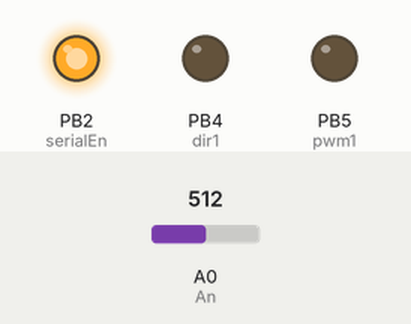
This sketch was run on a simulated ATtiny85, built with avr-gcc and run on an emulated ATtiny85. On the bench: output pins drawn as LEDs (lit = HIGH). Inputs (shaded band) come from the test bench; at power-on: A0 (An) = 512.

Above: at 4.2 s.
4.3 s: A0 (An) set to 360
5.8 s: A0 (An) set to 332
At 7.0 s:
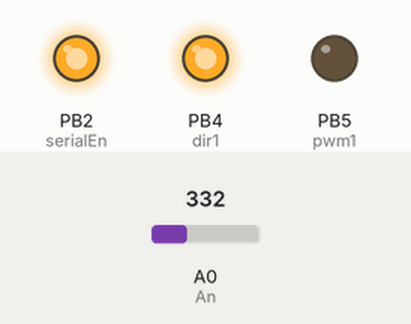
7.3 s: A0 (An) set to 511
At 8.5 s:
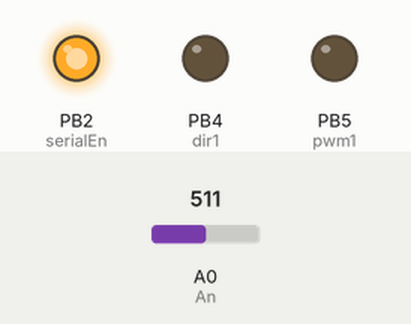
8.8 s: A0 (An) set to 306
At 9.3 s:
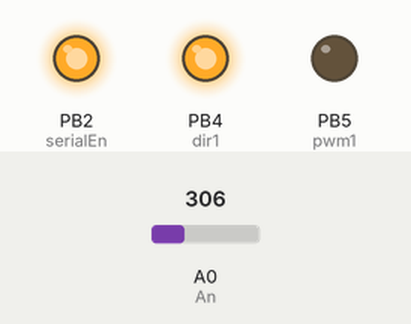
Timing chart, 0 to 11.3 s (numbered marks = the images above; inputs shaded):
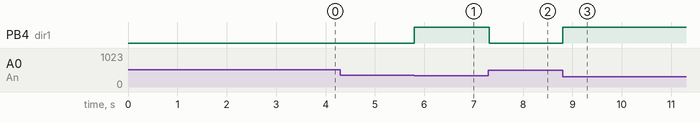

The sketch:

hardcodedlinefollowerlsa.ino
```cpp
#define dir2 7
#define pwm2 6
#define pwm1 5
#define dir1 4
#define pwm 9
#define dir 8
#define RX 1
#define TX 0
#define serialEn 2
#define jnPulse 3
#define An A0
int readVal,positionVal;

void forward()
{
  analogWrite(pwm1,30);
  digitalWrite(dir1,LOW);
  analogWrite(pwm2,30);
  digitalWrite(dir2,LOW);
  analogWrite(pwm,LOW);
  digitalWrite(dir,LOW);

}
void right()
{
  analogWrite(pwm1,30);
  digitalWrite(dir1,LOW);
  analogWrite(pwm2,30);
  digitalWrite(dir2,HIGH);
  analogWrite(pwm,30);
  digitalWrite(dir,HIGH);
}
void left()
{
  analogWrite(pwm1,30);
  digitalWrite(dir1,HIGH);
  analogWrite(pwm2,30);
  digitalWrite(dir2,LOW);
  analogWrite(pwm,30);
  digitalWrite(dir,LOW);
}
void reverse()
{
  analogWrite(pwm1,30);
  digitalWrite(dir1,HIGH);
  analogWrite(pwm2,30);
  digitalWrite(dir2,HIGH);
  analogWrite(pwm,LOW);
  digitalWrite(dir,LOW);
}
void stopbot()
{
  analogWrite(pwm1,LOW);
  analogWrite(pwm2,LOW);
  analogWrite(pwm,LOW);
}

void setup() {
  Serial.begin(9600);
  pinMode(dir2,OUTPUT);
  pinMode(dir1,OUTPUT);
  pinMode(pwm1,OUTPUT);
  pinMode(pwm2,OUTPUT);
  pinMode(dir,OUTPUT);
  pinMode(pwm,OUTPUT);

  pinMode(serialEn,OUTPUT);
  pinMode(jnPulse,INPUT);

  digitalWrite(serialEn,30);

  analogWrite(pwm1,LOW);
  digitalWrite(dir1,LOW);
  analogWrite(pwm2,LOW);
  digitalWrite(dir2,LOW);
  analogWrite(pwm,LOW);
  digitalWrite(dir,LOW);

  delay(3000);

}

void loop() {

  readVal = analogRead(An);
  positionVal = ((float)readVal/921)*70;

  if(positionVal<=25)
  {

    left();
    delay(30);

  }
  else if(positionVal<=40)
  {

    forward();

  }
  else if(positionVal<=70)
  {

    right();
    delay(30);

  }

  else
  {

    right();
    delay(30);

  }

}
```

Measured:
- the behaviour switches between 343 and 342 on A0 (An) (found by bisection; images 0 and 1)
- after the input at 4.3 s, every drawn part: stays the same
- after the input at 5.8 s, PB4 (dir1): LOW → HIGH at once
- after the input at 7.3 s, PB4 (dir1): HIGH → LOW at once
- after the input at 8.8 s, PB4 (dir1): LOW → HIGH at once
